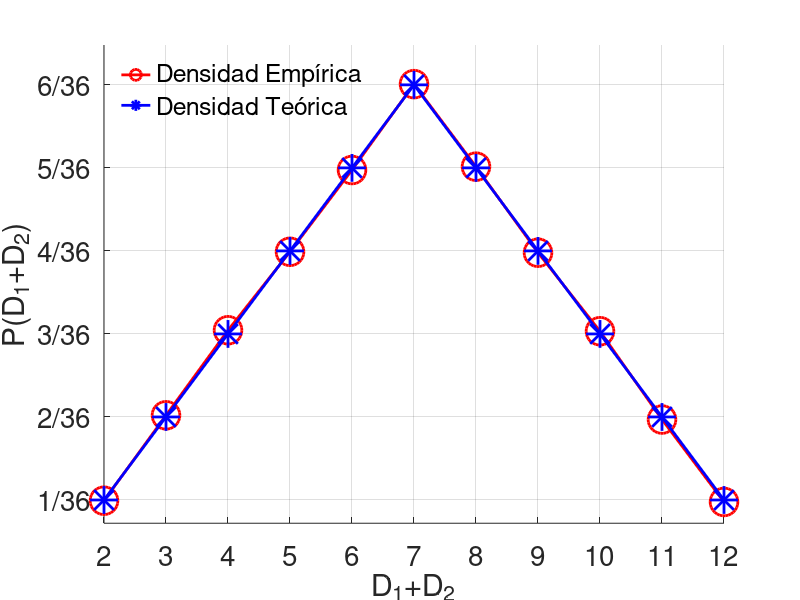

MATLAB code to generate this figure: (Note: this script raises an error after producing the figure.)
% Introduccion a Octave - 2022 - FCAI-UNCuyo - MoCCAI/DIMEC

% Unidad 4
% Ejemplo: simule tirar dos dados hasta que la
% suma de ambas caras sea 7, cuente el numero 
% de tiradas. Repita esto 1000 veces y estime 
% la probabilidad y compare esta con el valor teorico.

clear


%------------------------------------------------
% Tiramos 2 dados hasta que la suma de las caras es 7, 
% el proceso lo repetimos N veces
N=100000;

k=0;  %numero de tiradas totales

for i=1:N
  s = 0;   %valor de sumar ambas caras del dado
  while (s~=7)
    s = sum(ceil(rand(1,2)*6));
    k = k+1;
  end
end

% probabilidad de que salga un 7 es: casos_favorables/casos_totales
disp([N/k, 6/36])


%------------------------------------------------
% Ahora realizamos el histograma obtenido de arrojar N
% veces dos dados y sumar sus caras
da2 = sum(ceil(rand(N,2)*6),2);

% Densidad de probabilidad empirica de la muestra
pMue= hist(da2,11);
pMue= pMue/N;

% Densidad de probabilidad teorica
pTeo= [1,2,3,4,5,6,5,4,3,2,1]/36;

figure(1);clf
hold on
plot(2:12,pMue,'ro-','linewidth',2,'markersize',20)
plot(2:12,pTeo,'b*-','linewidth',2,'markersize',20)
hold off
xlabel('D_1+D_2','fontsize',20)
ylabel('P(D_1+D_2)','fontsize',20)
leg=legend('Densidad Empírica','Densidad Teórica')
grid on
set(leg,'fontsize',20,'box','off','location','northwest')
set(gca,'fontsize',20)
set(gca,'XTick',2:12)
set(gca,'YTick',(1:6)/36,...
        'YTickLabel',{'1/36','2/36','3/36','4/36','5/36','6/36'})
set(gcf,'Number','off','Name','Función de Densidad de Probabilidad - Suma 2 Dados')
